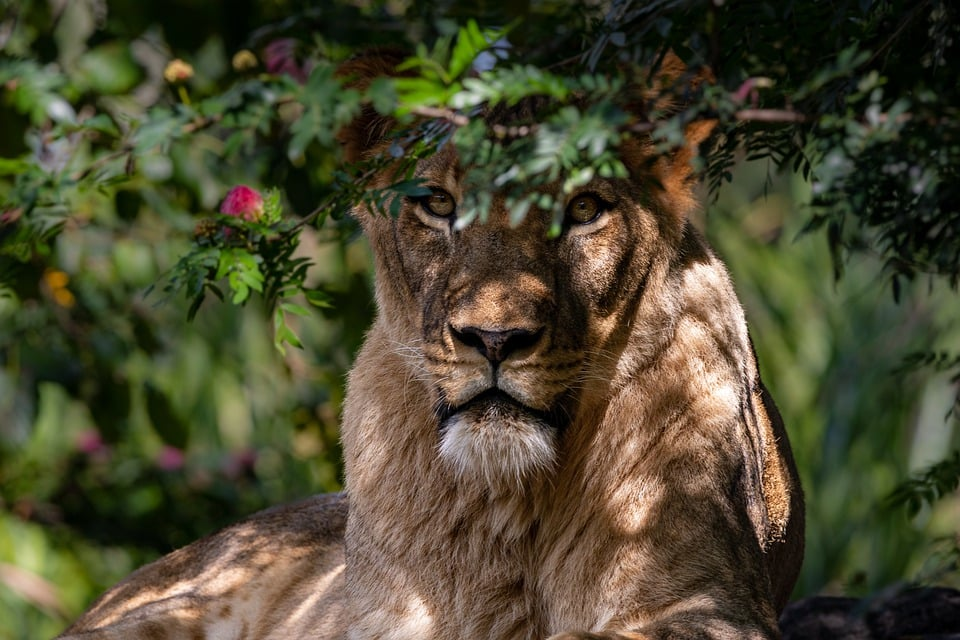
#> input picture image_repo/lioness.jpg, 960 x 640 px, found by its file name
$ python 20-scikit.py
#> lines starting #> are read from the running program, lines starting #| are printed output that depends on the picture
# -*- coding: utf-8 -*-
"""
Created on Mon Feb  6 16:57:05 2023

@author: harsha
"""

from skimage import io
import matplotlib.pyplot as plt
from skimage import transform,filters,feature
from skimage import restoration
import scipy.stats as st
import numpy as np

img  = io.imread("D:/git/image_repo/lioness.jpg", as_gray =True)
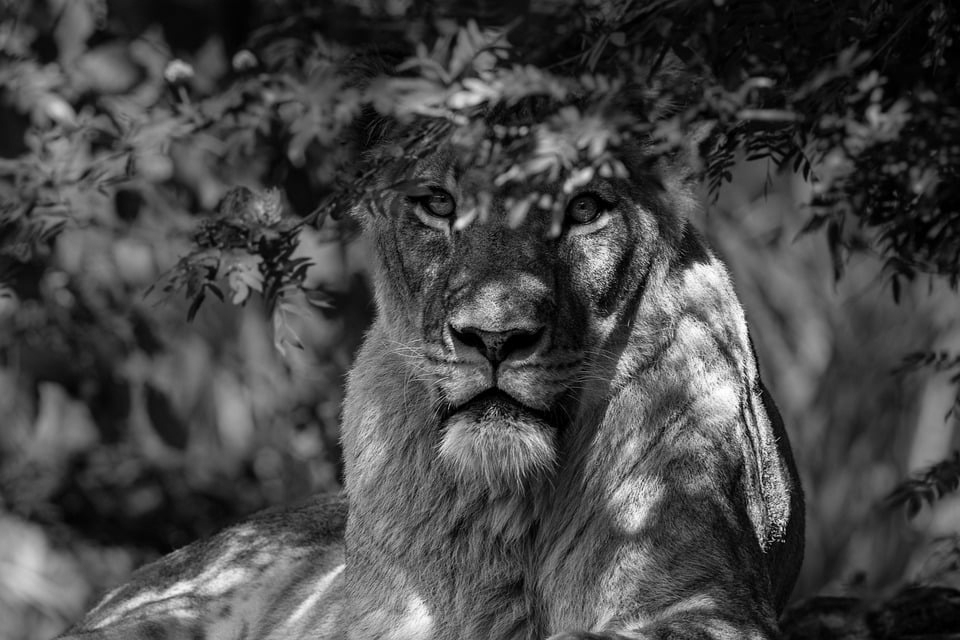
#> img: shape (640, 960) float64; min 0, max 0.999, mean 0.282

rescaled = transform.rescale(img, 1.0/4.0,anti_aliasing=True)
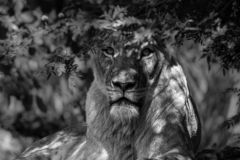
#> rescaled: shape (160, 240) float64; min 0.000472, max 0.98, mean 0.282
resied = transform.resize(img, (200,200))
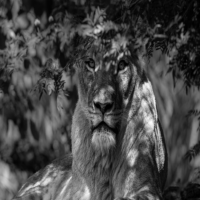
#> resied: shape (200, 200) float64; min 8.46e-05, max 0.987, mean 0.282
downscale = transform.downscale_local_mean(img, (2,1))
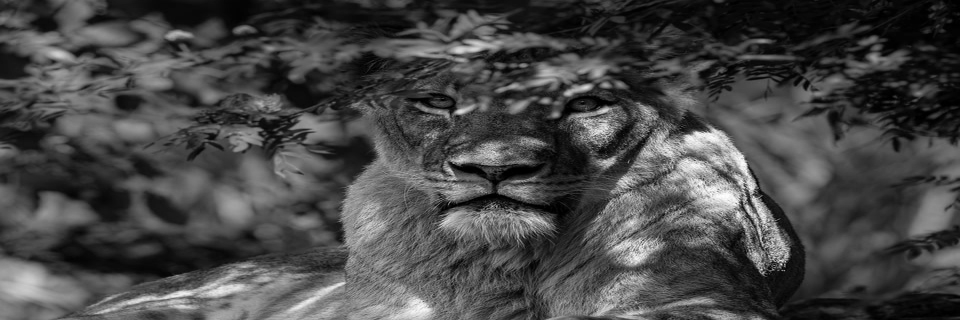
#> downscale: shape (320, 960) float64; min 0, max 0.999, mean 0.282

#filters edge detection
edge_roberts = filters.roberts(img)
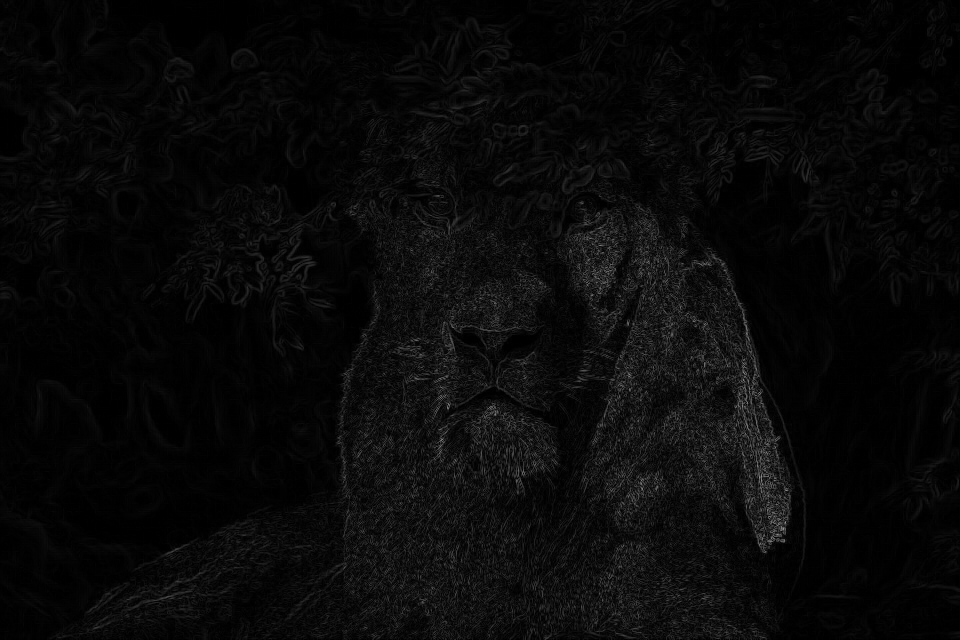
#> edge_roberts: shape (640, 960) float64; min 0, max 0.614, mean 0.0369
edge_sobel = filters.sobel(img)
edge_scharr = filters.scharr(img)
edge_prewitt = filters.prewitt(img)
#in canny the sigma controls the edge detection
#noise reduciton,gradient calculation also edge tracking
edge_canny = feature.canny(img,sigma = 1)
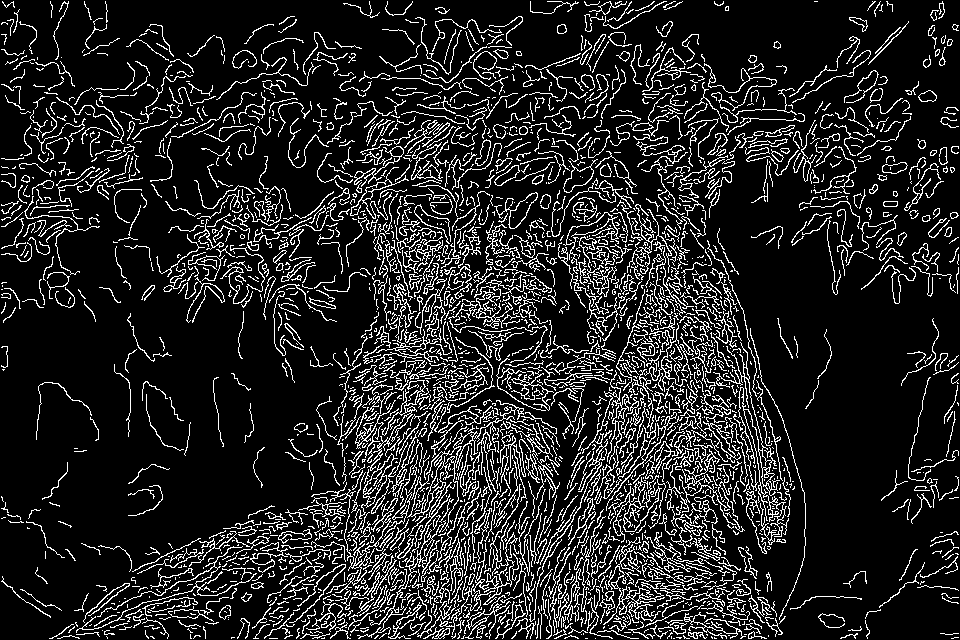
#> edge_canny: shape (640, 960) bool; 13.9% white in thin lines or dots

#deconvolving
psf = np.ones((3,3))/9 #average point spread function
#creating a gaussian psf
def gkern(klen,nsig):
    lim = klen//2 + (klen%2)/2
    x = np.linspace(-lim, lim,klen+1)
    ker1d = np.diff(st.norm.cdf(x))
    ker2d = np.outer(ker1d, ker1d)
    return ker2d/ker2d.sum()

psf = gkern(5,3)
deconvolved,_ = restoration.unsupervised_wiener(img, psf)
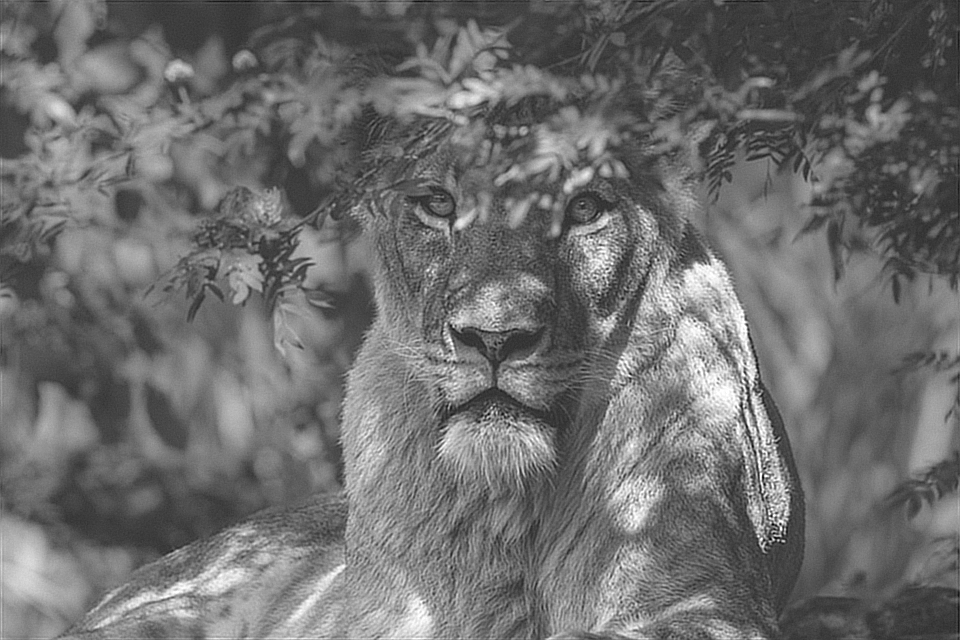
#> deconvolved: shape (640, 960) float64; min -0.268, max 1, mean 0.282; drawn with min black and max white

plt.subplot(121)
plt.imshow(img,cmap = plt.cm.gray)
plt.subplot(122)
plt.imshow(deconvolved,cmap = plt.cm.gray)
plt.tight_layout()

# ########
# #plotting
# fig,axes = plt.subplots(nrows = 2, ncols = 3,sharex=True,sharey =True,figsize=(12,8))
# ax = axes.ravel()
# ax[0].imshow(edge_roberts,cmap = plt.cm.gray)
# ax[0].set_title("edge_roberts")
# ax[1].imshow(edge_prewitt,cmap = plt.cm.gray)
# ax[1].set_title("edge_prewitt")
# ax[2].imshow(edge_scharr,cmap = plt.cm.gray)
# ax[2].set_title("edge_scharr")
# ax[3].imshow(edge_sobel,cmap = plt.cm.gray)
# ax[3].set_title("edge_sobel")
# ax[4].imshow(edge_canny,cmap = plt.cm.gray)
# ax[4].set_title("edge_canny")
# ax[5].imshow(deconvolved,cmap = plt.cm.gray)
# ax[5].set_title("deconvolved")
# for a in ax:
#     a.axis('off')
# plt.tight_layout()
# ########

$ run again, with image_repo/oilglands.jpg copied over image_repo/lioness.jpg
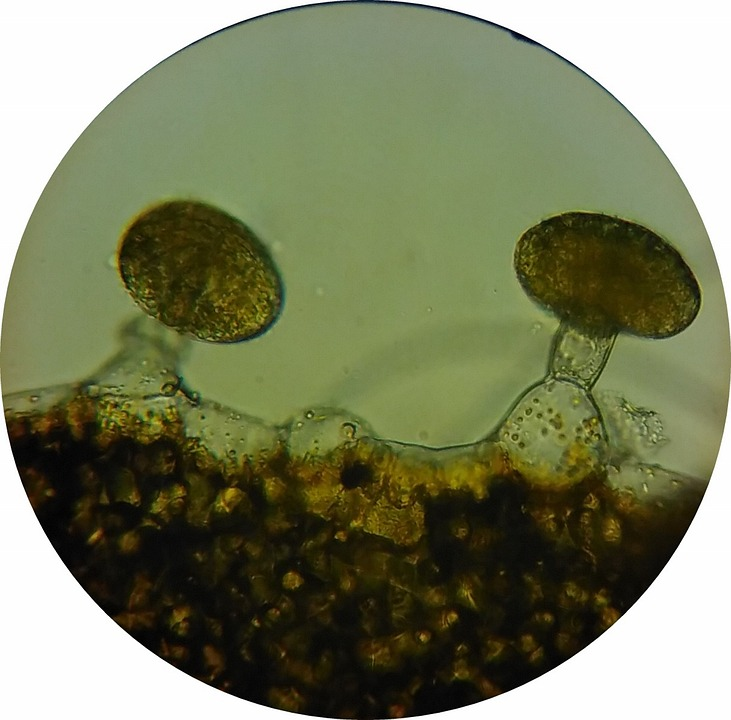
#> input picture image_repo/oilglands.jpg, 731 x 720 px, found by its file name
#> `edge_canny = feature.canny(img,sigma = 1)`:
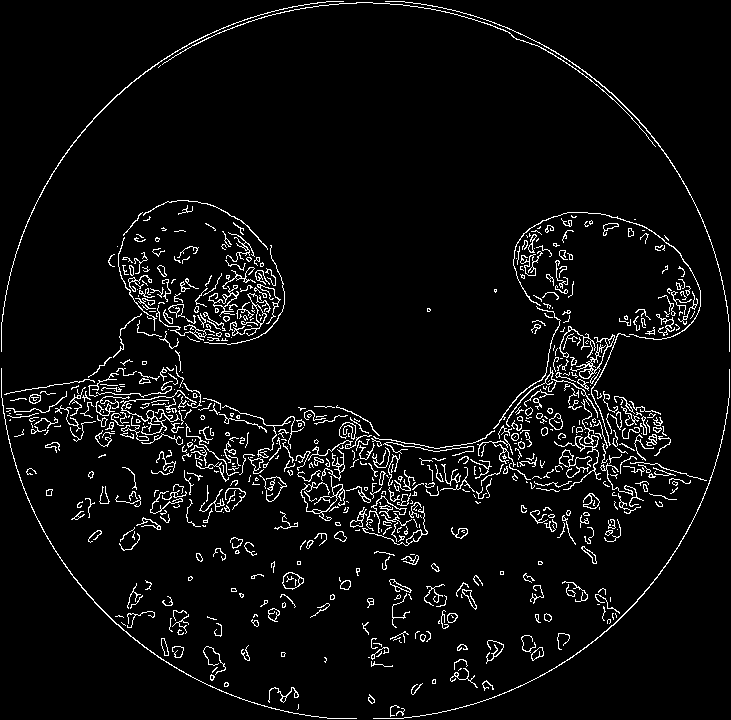
#> edge_canny: shape (720, 731) bool; 5% white in thin lines or dots
#> `deconvolved,_ = restoration.unsupervised_wiener(img, psf)`:
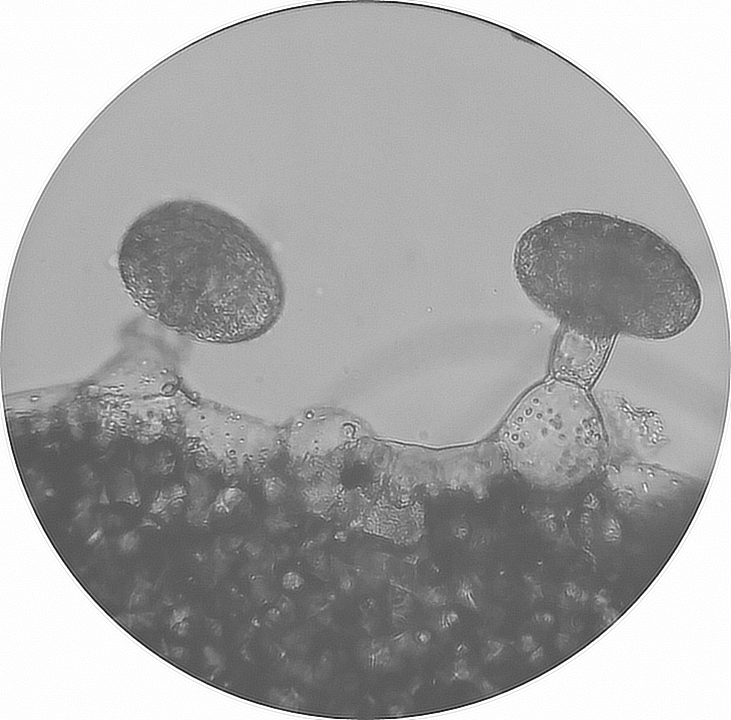
#> deconvolved: shape (720, 731) float64; min -0.501, max 1, mean 0.49; drawn with min black and max white

$ run again, with image_repo/segment_noisy.jpg copied over image_repo/lioness.jpg
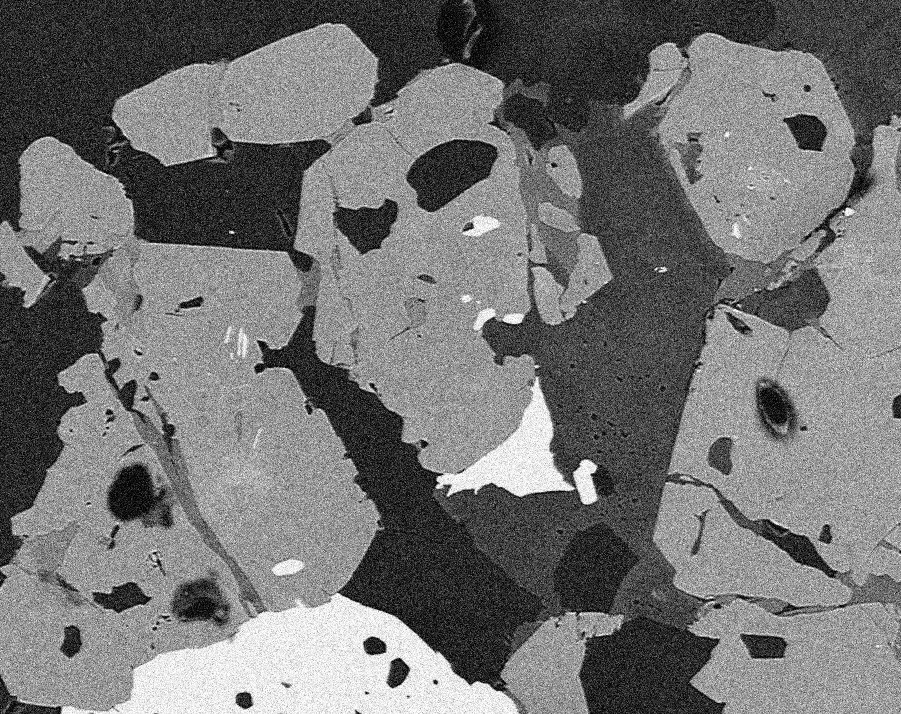
#> input picture image_repo/segment_noisy.jpg, 901 x 714 px, found by its file name
#> img is the input picture: shape (714, 901); min 0, max 255, mean 114.9
#> `edge_sobel = filters.sobel(img)`:
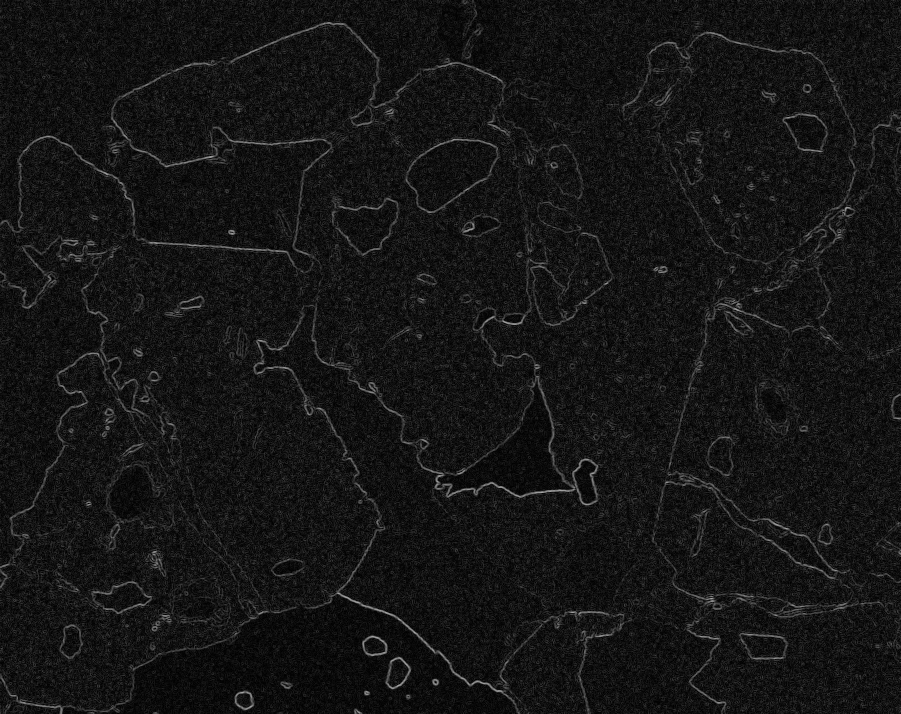
#> edge_sobel: shape (714, 901) float64; min 0, max 0.665, mean 0.0841
#> `edge_canny = feature.canny(img,sigma = 1)`:
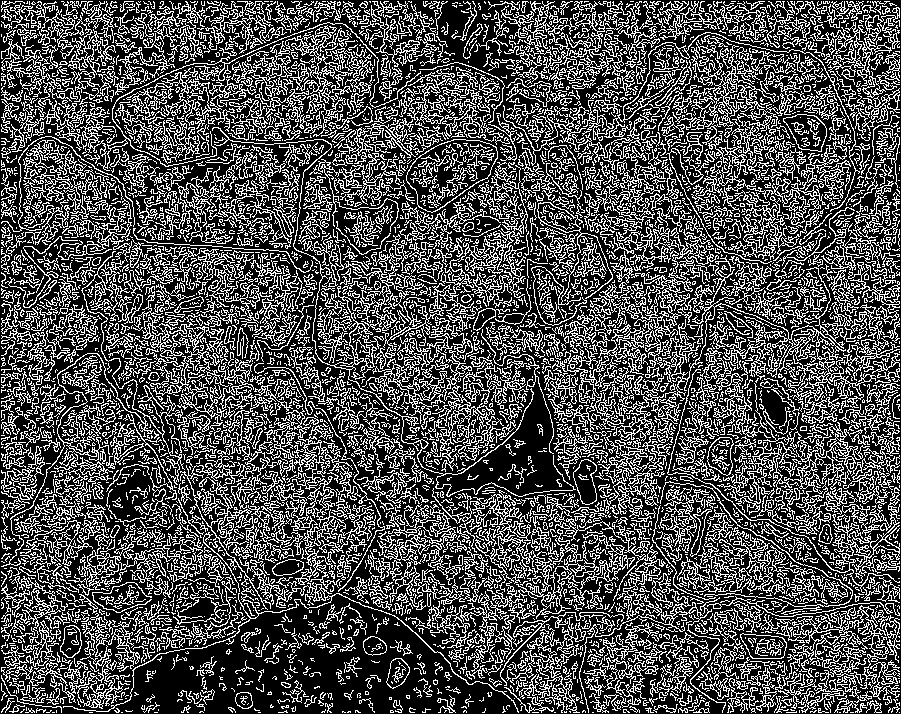
#> edge_canny: shape (714, 901) bool; 31.2% white in thin lines or dots
#> deconvolved: shape (714, 901) float64; every value is 1
